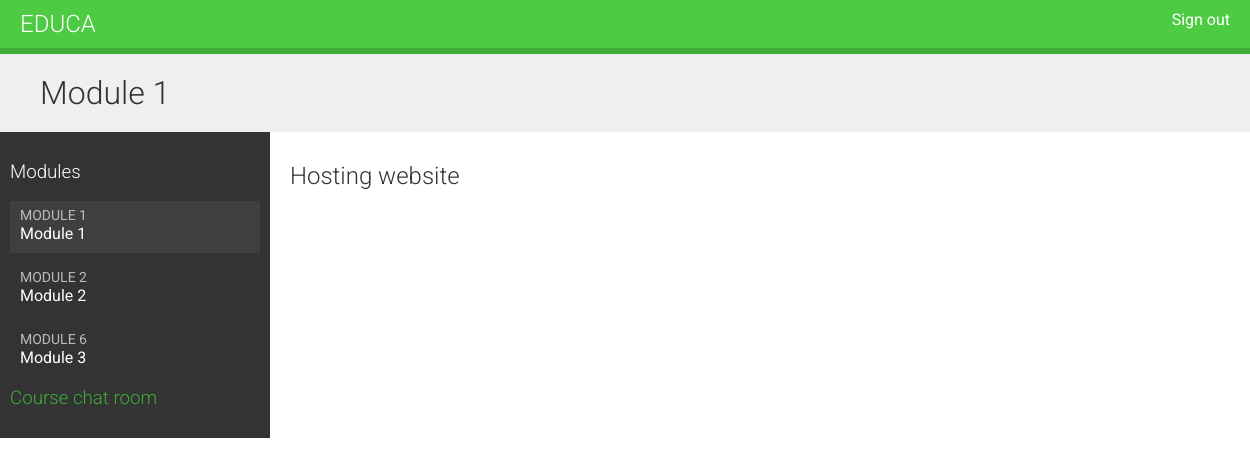
/students/course/1/ (signed in), run on the app's committed database.
### courses/models.py (models this page shows, shortened)
class Module(models.Model):
    course = models.ForeignKey(Course,
    related_name='modules',
    on_delete=models.CASCADE)
    title = models.CharField(max_length=200)
    description = models.TextField(blank=True)
    order = OrderField(blank=True, for_fields=['course'])
    class Meta:
        ordering = ['order']
    def __str__(self):
        return f'{self.order}. {self.title}'

class Content(models.Model):
    module = models.ForeignKey(Module, related_name='contents', on_delete=models.CASCADE)
    content_type = models.ForeignKey(ContentType, on_delete=models.CASCADE,
                                    limit_choices_to={'model__in':(
                                                                    'text',
                                                                    'video',
                                                                    'image',
                                                                    'file')})
    object_id = models.PositiveIntegerField()
    item = GenericForeignKey('content_type', 'object_id')
    order = OrderField(blank=True, for_fields=['module'])
    class Meta:
        ordering = ['order']

class ItemBase(models.Model):
    owner = models.ForeignKey(User, related_name='%(class)s_related', on_delete=models.CASCADE)
    title = models.CharField(max_length=250)
    created = models.DateTimeField(auto_now_add=True)
    updated = models.DateTimeField(auto_now=True)
    class Meta:
        abstract = True
    def render(self):
        return render_to_string(f'courses/content/{self._meta.model_name}.html', {'item': self})

class Video(ItemBase):
    url = models.URLField()

### students/views.py (the view)
# urls.py: path('course/<pk>/',cache_page(60 * 15)(views.StudentCourseDetailView.as_view()),name='student_course_detail'),
class StudentCourseDetailView(DetailView):
    model = Course
    template_name = 'students/course/detail.html'
    def get_queryset(self):
        qs = super().get_queryset()
        return qs.filter(students__in=[self.request.user])
    def get_context_data(self, **kwargs):
        context = super().get_context_data(**kwargs)
        course = self.get_object()
        if 'module_id' in self.kwargs:
            context['module'] = course.modules.get(
            id=self.kwargs['module_id'])
        else:
            context['module'] = course.modules.all()[0]
        return context

### students/templates/students/course/detail.html (shortened to what this page needs)
{% extends "base.html" %}
{% load cache %}
{% block content %}
 <h1>
 {{ module.title }}
 </h1>
 <div class="contents">
 <h3>Modules</h3>
 <ul id="modules">
 {% for m in object.modules.all %}
 <li data-id="{{ m.id }}" {% if m == module %}class="selected"{% endif%}>
 <a href="{% url "student_course_detail_module" object.id m.id %}">
 <span>
 Module <span class="order">{{ m.order|add:1 }}</span>
 </span>
 <br>
 {{ m.title }}
 </a>
 </li>
 {% empty %}
 <li>No modules yet.</li>
 {% endfor %}
 </ul>
 <h3>
    <a href="{% url "chat:course_chat_room" object.id %}">
    Course chat room
    </a>
    </h3>
 </div>
 <div class="module">
{% cache 600 module_contents module %}
 {% for content in module.contents.all %}
 {% with item=content.item %}
 <h2>{{ item.title }}</h2>
 {% endwith %}
 {% endfor %}
 {% endcache %}
 </div>
{% endblock %}

### courses/static/css/base.css (style rules this page uses)
body { margin:0; font-family:'Roboto', sans-serif; font-weight:400; color:#333; }
a { color:#3fad37; text-decoration:none; }
ul { float:left; }
h1, h2, h3, h4, h5, h6 { font-family:'Roboto', sans-serif; font-weight:300; }
h1 { background:#efefef; width:100%; overflow:auto; padding:20px 0 20px 40px; margin:0; }
.module { padding:10px 20px; float:left; width:600px; }
.contents { width:20%; padding:10px; float:left; background:#333; color: #fff; font-family:'Roboto', sans-serif; }
.contents ul { list-style:none; margin:0; padding:0; width:100%; }
.contents ul li { margin:0 0 10px 0; padding:4px 10px 10px; overflow:auto; cursor:move; }
.contents ul li.selected { background:#3f3f3f; }
.contents ul span { text-transform:uppercase; color:#bbb; font-size:14px; }
.contents ul a { display:block; color:#fff; text-decoration:none; }

### data on the page
Module: title "Module 1", order|add "1"
Module: order|add "2", title "Module 2"
Module: order|add "6", title "Module 3"
Content: item "Hosting website"
